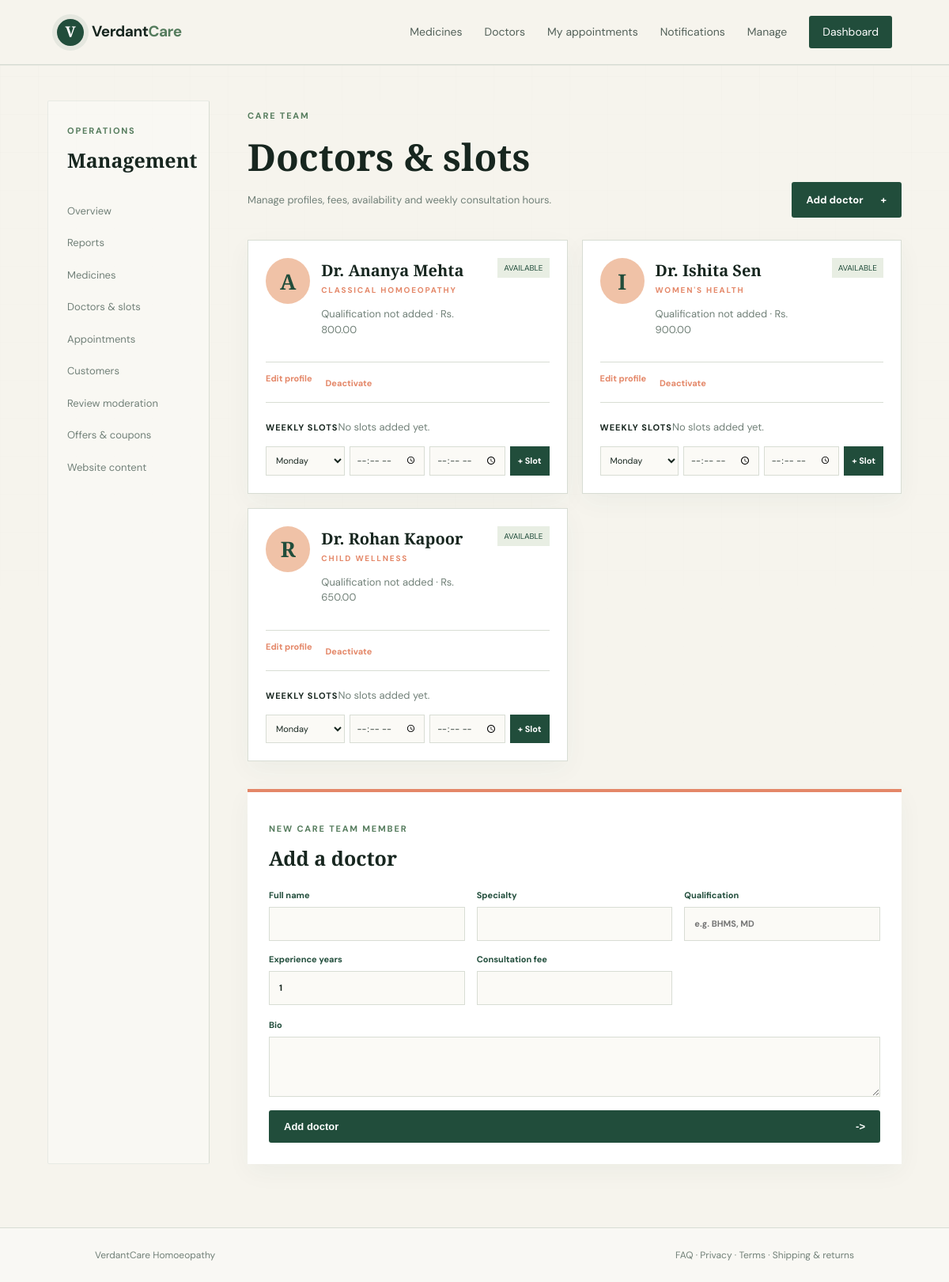
Screenshot of /manage/doctors/ (signed in) with the database file from the repository.
### store/models.py (models this page shows, shortened)
class Doctor(models.Model):
    name = models.CharField(max_length=120)
    specialty = models.CharField(max_length=120)
    qualification = models.CharField(max_length=180, blank=True)
    bio = models.TextField(blank=True)
    experience_years = models.PositiveIntegerField(default=1)
    consultation_fee = models.DecimalField(max_digits=10, decimal_places=2, default=500)
    available = models.BooleanField(default=True)
    created_at = models.DateTimeField(auto_now_add=True)
    class Meta:
        ordering = ["name"]

### store/views.py (the view, shortened to what this page needs)
# urls.py: path("manage/doctors/", views.doctor_management, name="doctor_management"),
@user_passes_test(staff_required)
def doctor_management(request):
    doctors = Doctor.objects.prefetch_related("slots").all()
    return render(request, "store/manage_doctors.html", {"doctors": doctors})

### store/views.py (called while the page is built)
def staff_required(user):
    return user.is_authenticated and user.is_staff

### templates/store/manage_doctors.html (shortened to what this page needs)
{% extends 'manage_base.html' %}
{% block management_content %}
<div class="management-heading"><div><p class="eyebrow">Care team</p><h1>Doctors & slots</h1><p class="muted">Manage profiles, fees, availability and weekly consultation hours.</p></div><a class="button button-dark" href="#add-doctor">Add doctor <span>+</span></a></div>
<div class="doctor-management-grid">{% for doctor in doctors %}<article class="management-doctor"><div class="doctor-top"><div class="avatar">{{ doctor.name|slice:':1' }}</div><div><h2>Dr. {{ doctor.name }}</h2><p class="card-kicker">{{ doctor.specialty }}</p><p class="muted">{{ doctor.qualification|default:'Qualification not added' }} · Rs. {{ doctor.consultation_fee }}</p></div><span class="availability {% if not doctor.available %}is-off{% endif %}">{{ doctor.available|yesno:'Available,Deactivated' }}</span></div><div class="doctor-actions"><a href="{% url 'doctor_edit' doctor.id %}">Edit profile</a><form method="post" action="{% url 'doctor_toggle' doctor.id %}">{% csrf_token %}<button type="submit">{% if doctor.available %}Deactivate{% else %}Activate{% endif %}</button></form></div><div class="slot-list"><strong>Weekly slots</strong>{% for slot in doctor.slots.all %}<div><span>{{ slot.get_weekday_display }} · {{ slot.start_time|time:'g:i A' }} - {{ slot.end_time|time:'g:i A' }}</span><form method="post" action="{% url 'slot_delete' slot.id %}">{% csrf_token %}<button class="danger-link" type="submit">Remove</button></form></div>{% empty %}<small class="muted">No slots added yet.</small>{% endfor %}</div><form class="slot-form" method="post" action="{% url 'slot_create' doctor.id %}">{% csrf_token %}<select name="weekday"><option value="0">Monday</option><option value="1">Tuesday</option><option value="2">Wednesday</option><option value="3">Thursday</option><option value="4">Friday</option><option value="5">Saturday</option><option value="6">Sunday</option></select><input name="start_time" type="time" required><input name="end_time" type="time" required><button type="submit">+ Slot</button></form></article>{% empty %}<p class="empty">No doctors added yet.</p>{% endfor %}</div>
<section id="add-doctor" class="form-panel"><div><p class="eyebrow">New care team member</p><h2>Add a doctor</h2></div><form method="post" class="management-form">{% csrf_token %}<div class="form-grid"><label>Full name<input name="name" required></label><label>Specialty<input name="specialty" required></label><label>Qualification<input name="qualification" placeholder="e.g. BHMS, MD"></label><label>Experience years<input name="experience_years" type="number" min="0" value="1"></label><label>Consultation fee<input name="consultation_fee" type="number" step="0.01" min="0" required></label></div><label>Bio<textarea name="bio" rows="3"></textarea></label><button class="button button-dark" type="submit">Add doctor <span>-></span></button></form></section>
{% endblock %}

### static/css/site.css (style rules this page uses)
:root { --ink:#17261f;--forest:#214d3b;--moss:#557c5d;--sage:#dfe9d9;--cream:#f6f4ed;--coral:#e48768;--line:#d8ddd4;--muted:#718078 }
* { box-sizing:border-box }
body { margin:0;background:var(--cream);color:var(--ink);font-family:'DM Sans',sans-serif;line-height:1.5 }
a { color:inherit;text-decoration:none }
.eyebrow,.card-kicker { text-transform:uppercase;letter-spacing:1.8px;font-size:11px;color:var(--moss);font-weight:700 }
.button { border:0;padding:13px 19px;display:inline-flex;gap:22px;align-items:center;justify-content:space-between;font-weight:700;font-size:13px;border-radius:3px;cursor:pointer }
.button-dark { background:var(--forest);color:#fff }
.muted { color:var(--muted);font-size:13px }
.card-kicker { margin:0;color:var(--coral);font-size:10px }
.avatar { width:58px;height:58px;background:#f0c2a7;color:var(--forest);display:grid;place-items:center;border-radius:50%;font:700 27px 'Playfair Display',serif;margin-bottom:23px }
label { display:grid;gap:7px;font-size:12px;font-weight:700;color:var(--forest) }
input,select,textarea { border:1px solid var(--line);font:inherit;padding:12px;background:#fbfaf6;color:var(--ink);width:100% }

### static/css/motion.css (style rules this page uses)
body { animation:page-in .7s cubic-bezier(.22,.61,.36,1) both }
.medicine-card,.doctor-card,.appointment-row,.panel,.management-doctor,.management-table,.form-panel,.appointment-management-row,.review-moderation-card,.report-panel,.report-kpis>div,.notification-card { animation:page-in .65s both;transition:transform .3s ease,box-shadow .3s ease,border-color .3s ease }
.button { position:relative;overflow:hidden;isolation:isolate;transition:transform .25s ease,box-shadow .25s ease,background .25s ease }
.button:after { content:"";position:absolute;inset:0 auto 0 0;width:45%;background:rgba(255,255,255,.18);transform:translateX(-130%) skewX(-18deg);z-index:-1 }

### static/css/design.css (style rules this page uses)
:root { --paper:#f6f4ed;--paper-deep:#edf1e8;--ink-soft:#53635a;--shadow:0 22px 55px rgba(31,67,49,.09) }
html { overflow-x:hidden }
body { overflow-x:hidden;background:var(--paper);color:var(--ink) }
body:before { content:"";position:fixed;inset:0;pointer-events:none;opacity:.28;background-image:linear-gradient(rgba(33,77,59,.035) 1px,transparent 1px),linear-gradient(90deg,rgba(33,77,59,.035) 1px,transparent 1px);background-size:48px 48px;mask-image:linear-gradient(to bottom,black,transparent 75%);z-index:-1 }
.management-table,.report-panel,.form-panel,.management-doctor,.panel { box-shadow:0 10px 30px rgba(33,77,59,.045) }

### static/css/management.css (style rules this page uses)
.management-heading { display:flex;justify-content:space-between;align-items:end;gap:25px;margin-bottom:28px }
.management-heading h1 { font:700 47px 'Playfair Display',serif;margin:4px 0 8px }
.management-heading h2,.form-panel h2 { font:700 25px 'Playfair Display',serif;margin:0 }
.row-actions a,.row-actions button,.doctor-actions a,.doctor-actions button,.slot-form button,.appointment-actions button { border:0;background:transparent;color:var(--coral);font:700 11px 'DM Sans',sans-serif;cursor:pointer;padding:0 }
.form-panel { margin-top:35px;background:#fff;border-top:4px solid var(--coral);padding:27px }
.form-panel>div { margin-bottom:22px }
.management-form { display:grid;gap:17px }
.form-grid { display:grid;grid-template-columns:repeat(3,1fr);gap:15px }
.management-form label { font-size:11px }
.management-form input,.management-form textarea,.management-form select { background:#fbfaf6 }
.doctor-management-grid { display:grid;grid-template-columns:repeat(2,1fr);gap:18px }
.management-doctor { background:#fff;border:1px solid var(--line);padding:22px }
.doctor-top { display:flex;gap:14px;align-items:start }
.doctor-top h2 { font:700 20px 'Playfair Display',serif;margin:2px 0 4px }
.availability { margin-left:auto;background:#e8eee3;color:var(--forest);padding:5px 8px;font-size:10px;text-transform:uppercase;white-space:nowrap }
.doctor-actions { display:flex;gap:17px;border-top:1px solid var(--line);border-bottom:1px solid var(--line);padding:13px 0;margin:18px 0 }
.slot-list>strong { font-size:11px;text-transform:uppercase;letter-spacing:1px }
.slot-form { display:grid;grid-template-columns:1.4fr 1fr 1fr auto;gap:6px;margin-top:13px }
.slot-form input,.slot-form select { padding:8px;font-size:11px }
.slot-form button { background:var(--forest);color:white;padding:8px 10px }

### rows the page displays
Doctor: name "A", name "Ananya Mehta", specialty "CLASSICAL HOMOEOPATHY", qualification "Qualification not added", consultation_fee "800.00", available "AVAILABLE", shows "Deactivate"
Doctor: name "I", name "Ishita Sen", specialty "WOMEN'S HEALTH", qualification "Qualification not added", consultation_fee "900.00", available "AVAILABLE", shows "Deactivate"
Doctor: name "R", name "Rohan Kapoor", specialty "CHILD WELLNESS", qualification "Qualification not added", consultation_fee "650.00", available "AVAILABLE", shows "Deactivate"
